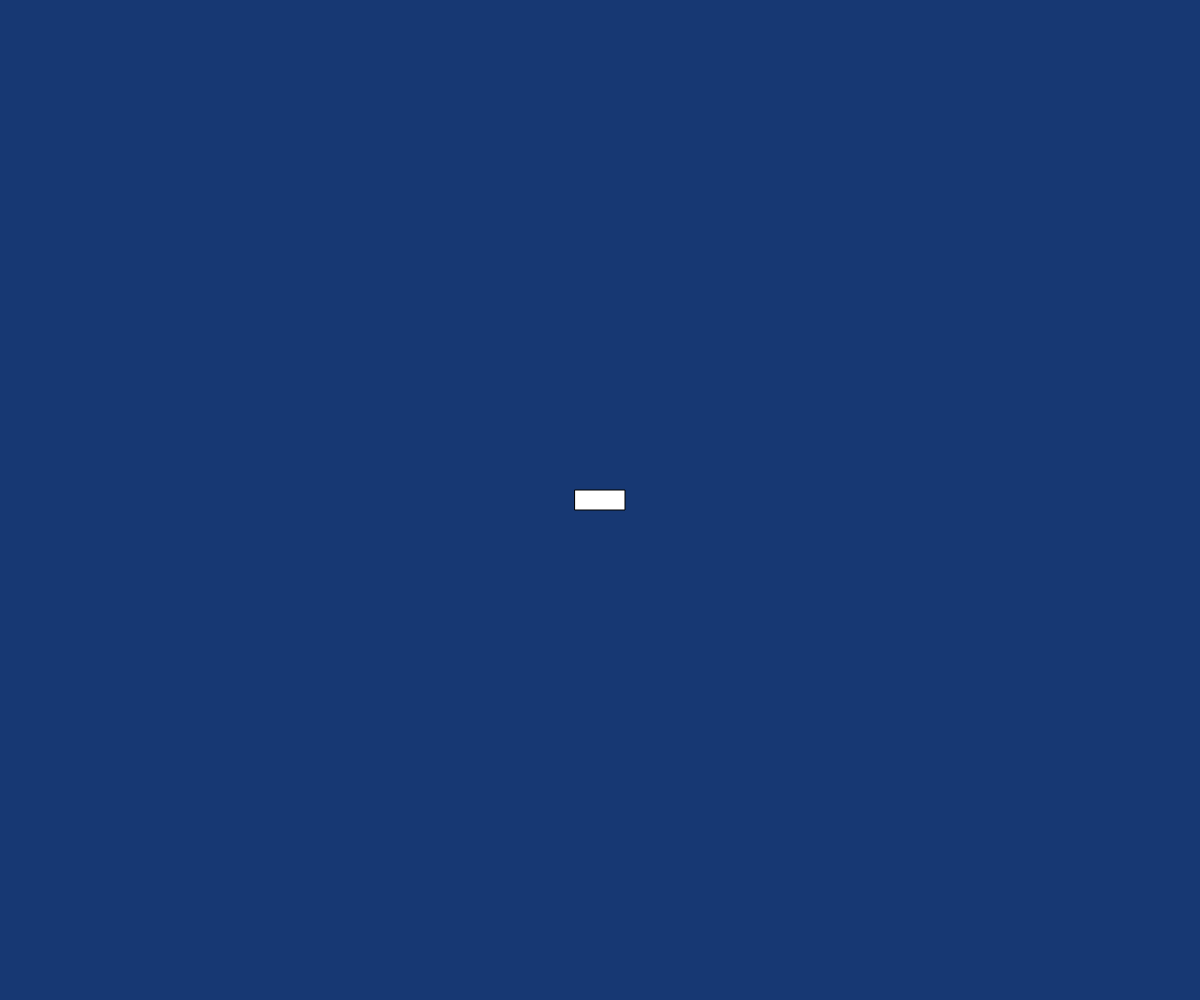
Frame 1 (no input)
Frame 60 (no input): identical to frame 1, image omitted
Frame 120 (the mouse pressed at the canvas centre since frame 60): identical to frame 1, image omitted

The p5.js sketch that drew this single still picture (run headless with seeded random() and noise() and a simulated clock; from frame 60 on, the mouse is pressed at the canvas centre):

// p5.js sketch
// ── sketch.js
let mover;
let longueur = 50;
let largeur = 20;

function setup() {
  createCanvas(windowWidth, windowHeight);
  mover = new Mover(longueur, largeur);
}

function draw() {
  background(23, 56, 115);

  // Appliquer la friction
  let friction = mover.vel.copy();
  friction.setMag(0.03);
  friction.mult(-1);

  mover.applyForce(friction);
  mover.update();
  mover.checkEdges();
  mover.show();
  
  keyPressed();
}

function keyPressed() {
  let force;
  if (keyCode === UP_ARROW) {
    // Déplacer dans la direction actuelle (avant)
    force = createVector(cos(mover.angle), sin(mover.angle));
    force.mult(0.3); // Force dans la direction de l'angle
    mover.applyForce(force);
  } else if (keyCode === DOWN_ARROW) {
    // Déplacer dans la direction opposée (reculer)
    force = createVector(cos(mover.angle), sin(mover.angle));
    force.mult(-0.1); // Force dans la direction opposée de l'angle
    mover.applyForce(force);
  } else if (keyCode === LEFT_ARROW) {
    // Tourner vers la gauche (rotation anti-horaire)
    mover.angle -= 0.05; // Change l'angle (tourner vers la gauche)
  } else if (keyCode === RIGHT_ARROW) {
    // Tourner vers la droite (rotation horaire)
    mover.angle += 0.05; // Change l'angle (tourner vers la droite)
  }
}

// ── mover.js
class Mover {
  constructor(long, larg) {
    this.pos = createVector(width / 2, height / 2);
    this.vel = createVector(0, 0);
    this.acc = createVector(0, 0);

    this.h = long;
    this.w = larg;

    this.maxSpeed = 10;
    this.mass = 1;
    
    this.angle = 0; // Angle initial
  }

  applyForce(force) {
    let f = p5.Vector.div(force, this.mass);
    this.acc.add(f);
  }

  update() {
    this.vel.add(this.acc);
    this.vel.limit(this.maxSpeed);
    this.pos.add(this.vel);

    this.acc.mult(0); // Réinitialiser l'accélération après chaque mise à jour
  }

  show() {
    push();
    stroke(0);
    fill(255);
    rectMode(CENTER);

    translate(this.pos.x, this.pos.y);
    rotate(this.angle); // Utilisation de l'angle directement
    rect(0, 0, this.h, this.w);

    pop();
  }

  checkEdges() {
    if (this.pos.x > width) {
      this.pos.x = 0;
    } else if (this.pos.x < 0) {
      this.pos.x = width;
    }

    if (this.pos.y > height) {
      this.pos.y = 0;
    } else if (this.pos.y < 0) {
      this.pos.y = height;
    }
  }
}
